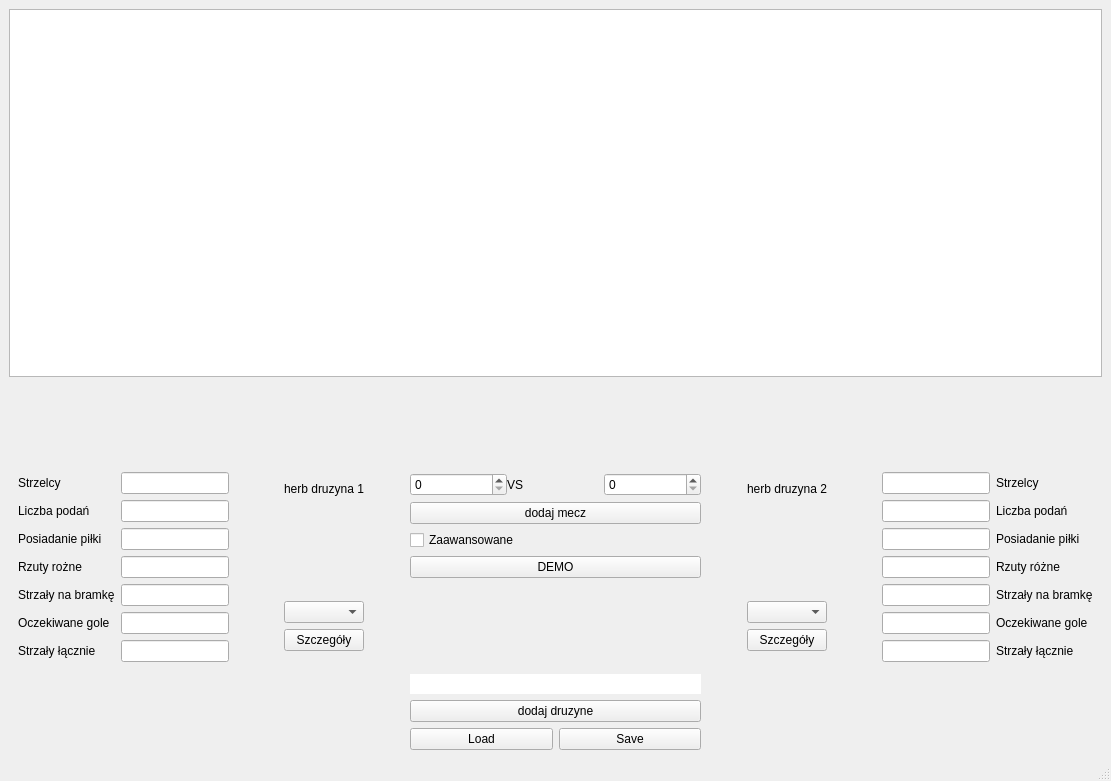
<?xml version="1.0" encoding="UTF-8"?>
<ui version="4.0">
 <class>MainWindow</class>
 <widget class="QMainWindow" name="MainWindow">
  <property name="geometry">
   <rect>
    <x>0</x>
    <y>0</y>
    <width>1111</width>
    <height>781</height>
   </rect>
  </property>
  <property name="windowTitle">
   <string>MainWindow</string>
  </property>
  <widget class="QWidget" name="centralwidget">
   <layout class="QVBoxLayout" name="verticalLayout_7">
    <item>
     <layout class="QVBoxLayout" name="verticalLayout">
      <item>
       <widget class="QTableView" name="scoresTable"/>
      </item>
      <item>
       <layout class="QHBoxLayout" name="horizontalLayout_2" stretch="0,0,0,0,1,0,0,0,0">
        <item>
         <widget class="QWidget" name="formWidget_A" native="true">
          <layout class="QFormLayout" name="formLayout">
           <item row="2" column="1">
            <widget class="QLineEdit" name="Strzelcy_A"/>
           </item>
           <item row="4" column="1">
            <widget class="QLineEdit" name="PosP_A"/>
           </item>
           <item row="3" column="1">
            <widget class="QLineEdit" name="Lp_A"/>
           </item>
           <item row="2" column="0">
            <widget class="QLabel" name="label_2">
             <property name="text">
              <string>Strzelcy</string>
             </property>
            </widget>
           </item>
           <item row="3" column="0">
            <widget class="QLabel" name="label_3">
             <property name="text">
              <string>Liczba podań</string>
             </property>
            </widget>
           </item>
           <item row="4" column="0">
            <widget class="QLabel" name="label_4">
             <property name="text">
              <string>Posiadanie piłki</string>
             </property>
            </widget>
           </item>
           <item row="5" column="0">
            <widget class="QLabel" name="label_5">
             <property name="text">
              <string>Rzuty rożne</string>
             </property>
            </widget>
           </item>
           <item row="6" column="0">
            <widget class="QLabel" name="label_6">
             <property name="text">
              <string>Strzały na bramkę</string>
             </property>
            </widget>
           </item>
           <item row="7" column="0">
            <widget class="QLabel" name="label_7">
             <property name="text">
              <string>Oczekiwane gole</string>
             </property>
            </widget>
           </item>
           <item row="8" column="0">
            <widget class="QLabel" name="label112">
             <property name="text">
              <string>Strzały łącznie</string>
             </property>
            </widget>
           </item>
           <item row="5" column="1">
            <widget class="QLineEdit" name="RzutR_A"/>
           </item>
           <item row="6" column="1">
            <widget class="QLineEdit" name="StrzNBr_A"/>
           </item>
           <item row="7" column="1">
            <widget class="QLineEdit" name="OczGol_A"/>
           </item>
           <item row="8" column="1">
            <widget class="QLineEdit" name="StrzL_A"/>
           </item>
           <item row="9" column="1">
            <spacer name="verticalSpacer_2">
             <property name="orientation">
              <enum>Qt::Orientation::Vertical</enum>
             </property>
             <property name="sizeHint" stdset="0">
              <size>
               <width>20</width>
               <height>40</height>
              </size>
             </property>
            </spacer>
           </item>
           <item row="1" column="1">
            <spacer name="verticalSpacer_3">
             <property name="orientation">
              <enum>Qt::Orientation::Vertical</enum>
             </property>
             <property name="sizeHint" stdset="0">
              <size>
               <width>20</width>
               <height>40</height>
              </size>
             </property>
            </spacer>
           </item>
          </layout>
         </widget>
        </item>
        <item>
         <spacer name="horizontalSpacer_2">
          <property name="orientation">
           <enum>Qt::Orientation::Horizontal</enum>
          </property>
          <property name="sizeHint" stdset="0">
           <size>
            <width>40</width>
            <height>20</height>
           </size>
          </property>
         </spacer>
        </item>
        <item>
         <layout class="QVBoxLayout" name="verticalLayout_2">
          <item>
           <spacer name="verticalSpacer_11">
            <property name="orientation">
             <enum>Qt::Orientation::Vertical</enum>
            </property>
            <property name="sizeHint" stdset="0">
             <size>
              <width>20</width>
              <height>40</height>
             </size>
            </property>
           </spacer>
          </item>
          <item>
           <widget class="QLabel" name="label_23">
            <property name="text">
             <string>herb druzyna 1</string>
            </property>
            <property name="textFormat">
             <enum>Qt::TextFormat::AutoText</enum>
            </property>
           </widget>
          </item>
          <item>
           <spacer name="verticalSpacer_10">
            <property name="orientation">
             <enum>Qt::Orientation::Vertical</enum>
            </property>
            <property name="sizeHint" stdset="0">
             <size>
              <width>20</width>
              <height>40</height>
             </size>
            </property>
           </spacer>
          </item>
          <item>
           <widget class="QComboBox" name="select_A"/>
          </item>
          <item>
           <widget class="QPushButton" name="details_A">
            <property name="text">
             <string>Szczegóły</string>
            </property>
           </widget>
          </item>
          <item>
           <spacer name="verticalSpacer">
            <property name="orientation">
             <enum>Qt::Orientation::Vertical</enum>
            </property>
            <property name="sizeHint" stdset="0">
             <size>
              <width>20</width>
              <height>40</height>
             </size>
            </property>
           </spacer>
          </item>
         </layout>
        </item>
        <item>
         <spacer name="horizontalSpacer">
          <property name="orientation">
           <enum>Qt::Orientation::Horizontal</enum>
          </property>
          <property name="sizeHint" stdset="0">
           <size>
            <width>40</width>
            <height>20</height>
           </size>
          </property>
         </spacer>
        </item>
        <item>
         <layout class="QVBoxLayout" name="verticalLayout_4" stretch="0,0,0,0,0,0,0,0,0">
          <item>
           <spacer name="verticalSpacer_8">
            <property name="orientation">
             <enum>Qt::Orientation::Vertical</enum>
            </property>
            <property name="sizeHint" stdset="0">
             <size>
              <width>20</width>
              <height>40</height>
             </size>
            </property>
           </spacer>
          </item>
          <item>
           <layout class="QHBoxLayout" name="horizontalLayout" stretch="0,0,0">
            <property name="spacing">
             <number>0</number>
            </property>
            <property name="sizeConstraint">
             <enum>QLayout::SizeConstraint::SetMinAndMaxSize</enum>
            </property>
            <property name="bottomMargin">
             <number>0</number>
            </property>
            <item>
             <widget class="QSpinBox" name="spinBox_A"/>
            </item>
            <item>
             <widget class="QLabel" name="label">
              <property name="text">
               <string>VS</string>
              </property>
             </widget>
            </item>
            <item>
             <widget class="QSpinBox" name="spinBox_B"/>
            </item>
           </layout>
          </item>
          <item>
           <widget class="QPushButton" name="add_match">
            <property name="text">
             <string>dodaj mecz</string>
            </property>
           </widget>
          </item>
          <item>
           <widget class="QCheckBox" name="Zaawansowane_CheckBox">
            <property name="text">
             <string>Zaawansowane</string>
            </property>
           </widget>
          </item>
          <item>
           <widget class="QPushButton" name="DEMO">
            <property name="text">
             <string>DEMO</string>
            </property>
           </widget>
          </item>
          <item>
           <spacer name="verticalSpacer_9">
            <property name="orientation">
             <enum>Qt::Orientation::Vertical</enum>
            </property>
            <property name="sizeHint" stdset="0">
             <size>
              <width>20</width>
              <height>40</height>
             </size>
            </property>
           </spacer>
          </item>
          <item>
           <widget class="QLineEdit" name="lineEdit_druzyna">
            <property name="maximumSize">
             <size>
              <width>1021</width>
              <height>16777215</height>
             </size>
            </property>
            <property name="tabletTracking">
             <bool>true</bool>
            </property>
            <property name="autoFillBackground">
             <bool>false</bool>
            </property>
            <property name="maxLength">
             <number>2000</number>
            </property>
            <property name="frame">
             <bool>false</bool>
            </property>
            <property name="dragEnabled">
             <bool>false</bool>
            </property>
           </widget>
          </item>
          <item>
           <widget class="QPushButton" name="add_team">
            <property name="text">
             <string>dodaj druzyne</string>
            </property>
           </widget>
          </item>
          <item>
           <layout class="QHBoxLayout" name="horizontalLayout_3">
            <item>
             <widget class="QPushButton" name="Load_Button">
              <property name="text">
               <string>Load</string>
              </property>
             </widget>
            </item>
            <item>
             <widget class="QPushButton" name="Save_Button">
              <property name="text">
               <string>Save</string>
              </property>
             </widget>
            </item>
           </layout>
          </item>
         </layout>
        </item>
        <item>
         <spacer name="horizontalSpacer_4">
          <property name="orientation">
           <enum>Qt::Orientation::Horizontal</enum>
          </property>
          <property name="sizeHint" stdset="0">
           <size>
            <width>40</width>
            <height>20</height>
           </size>
          </property>
         </spacer>
        </item>
        <item>
         <layout class="QVBoxLayout" name="verticalLayout_6">
          <item>
           <spacer name="verticalSpacer_15">
            <property name="orientation">
             <enum>Qt::Orientation::Vertical</enum>
            </property>
            <property name="sizeHint" stdset="0">
             <size>
              <width>20</width>
              <height>40</height>
             </size>
            </property>
           </spacer>
          </item>
          <item>
           <widget class="QLabel" name="label_25">
            <property name="text">
             <string>herb druzyna 2</string>
            </property>
           </widget>
          </item>
          <item>
           <spacer name="verticalSpacer_16">
            <property name="orientation">
             <enum>Qt::Orientation::Vertical</enum>
            </property>
            <property name="sizeHint" stdset="0">
             <size>
              <width>20</width>
              <height>40</height>
             </size>
            </property>
           </spacer>
          </item>
          <item>
           <widget class="QComboBox" name="select_B"/>
          </item>
          <item>
           <widget class="QPushButton" name="details_B">
            <property name="text">
             <string>Szczegóły</string>
            </property>
           </widget>
          </item>
          <item>
           <spacer name="verticalSpacer_17">
            <property name="orientation">
             <enum>Qt::Orientation::Vertical</enum>
            </property>
            <property name="sizeHint" stdset="0">
             <size>
              <width>20</width>
              <height>40</height>
             </size>
            </property>
           </spacer>
          </item>
         </layout>
        </item>
        <item>
         <spacer name="horizontalSpacer_3">
          <property name="orientation">
           <enum>Qt::Orientation::Horizontal</enum>
          </property>
          <property name="sizeHint" stdset="0">
           <size>
            <width>40</width>
            <height>20</height>
           </size>
          </property>
         </spacer>
        </item>
        <item>
         <widget class="QWidget" name="formWidget_B" native="true">
          <layout class="QFormLayout" name="formLayout_2">
           <item row="0" column="1">
            <spacer name="verticalSpacer_5">
             <property name="orientation">
              <enum>Qt::Orientation::Vertical</enum>
             </property>
             <property name="sizeHint" stdset="0">
              <size>
               <width>20</width>
               <height>40</height>
              </size>
             </property>
            </spacer>
           </item>
           <item row="1" column="0">
            <widget class="QLineEdit" name="Strzelcy_B"/>
           </item>
           <item row="1" column="1">
            <widget class="QLabel" name="label_9">
             <property name="text">
              <string>Strzelcy</string>
             </property>
            </widget>
           </item>
           <item row="3" column="0">
            <widget class="QLineEdit" name="PosP_B"/>
           </item>
           <item row="3" column="1">
            <widget class="QLabel" name="label_10">
             <property name="text">
              <string>Posiadanie piłki</string>
             </property>
            </widget>
           </item>
           <item row="4" column="0">
            <widget class="QLineEdit" name="RzutR_B"/>
           </item>
           <item row="4" column="1">
            <widget class="QLabel" name="label_12">
             <property name="text">
              <string>Rzuty różne</string>
             </property>
            </widget>
           </item>
           <item row="5" column="0">
            <widget class="QLineEdit" name="StrzNBr_B"/>
           </item>
           <item row="5" column="1">
            <widget class="QLabel" name="label_13">
             <property name="text">
              <string>Strzały na bramkę</string>
             </property>
            </widget>
           </item>
           <item row="6" column="0">
            <widget class="QLineEdit" name="OczGol_B"/>
           </item>
           <item row="6" column="1">
            <widget class="QLabel" name="label_14">
             <property name="text">
              <string>Oczekiwane gole</string>
             </property>
            </widget>
           </item>
           <item row="7" column="0">
            <widget class="QLineEdit" name="StrzL_B"/>
           </item>
           <item row="7" column="1">
            <widget class="QLabel" name="label_15">
             <property name="text">
              <string>Strzały łącznie</string>
             </property>
            </widget>
           </item>
           <item row="8" column="0">
            <spacer name="verticalSpacer_4">
             <property name="orientation">
              <enum>Qt::Orientation::Vertical</enum>
             </property>
             <property name="sizeHint" stdset="0">
              <size>
               <width>20</width>
               <height>40</height>
              </size>
             </property>
            </spacer>
           </item>
           <item row="2" column="0">
            <widget class="QLineEdit" name="Lp_B"/>
           </item>
           <item row="2" column="1">
            <widget class="QLabel" name="label_11">
             <property name="text">
              <string>Liczba podań</string>
             </property>
            </widget>
           </item>
          </layout>
         </widget>
        </item>
       </layout>
      </item>
     </layout>
    </item>
   </layout>
  </widget>
  <widget class="QMenuBar" name="menubar">
   <property name="geometry">
    <rect>
     <x>0</x>
     <y>0</y>
     <width>1111</width>
     <height>25</height>
    </rect>
   </property>
  </widget>
  <widget class="QStatusBar" name="statusbar"/>
 </widget>
 <resources/>
 <connections/>
</ui>
